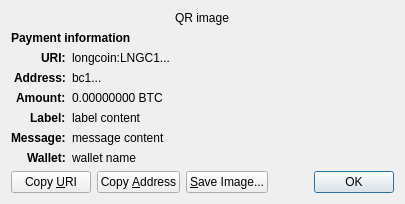
<?xml version="1.0" encoding="UTF-8"?>
<ui version="4.0">
 <class>ReceiveRequestDialog</class>
 <widget class="QDialog" name="ReceiveRequestDialog">
  <property name="geometry">
   <rect>
    <x>0</x>
    <y>0</y>
    <width>413</width>
    <height>229</height>
   </rect>
  </property>
  <property name="windowTitle">
   <string>Request payment to ...</string>
  </property>
  <layout class="QGridLayout" name="gridLayout" columnstretch="0,1">
   <property name="sizeConstraint">
    <enum>QLayout::SetFixedSize</enum>
   </property>
   <item row="0" column="0" colspan="2" alignment="Qt::AlignHCenter">
    <widget class="QRImageWidget" name="qr_code">
     <property name="text">
      <string notr="true">QR image</string>
     </property>
     <property name="textInteractionFlags">
      <set>Qt::NoTextInteraction</set>
     </property>
    </widget>
   </item>
   <item row="1" column="0" colspan="2">
    <widget class="QLabel" name="payment_header">
     <property name="font">
      <font>
       <weight>75</weight>
       <bold>true</bold>
      </font>
     </property>
     <property name="text">
      <string>Payment information</string>
     </property>
     <property name="textInteractionFlags">
      <set>Qt::NoTextInteraction</set>
     </property>
    </widget>
   </item>
   <item row="2" column="0" alignment="Qt::AlignRight|Qt::AlignTop">
    <widget class="QLabel" name="uri_tag">
     <property name="font">
      <font>
       <weight>75</weight>
       <bold>true</bold>
      </font>
     </property>
     <property name="text">
      <string notr="true">URI:</string>
     </property>
     <property name="textFormat">
      <enum>Qt::PlainText</enum>
     </property>
     <property name="textInteractionFlags">
      <set>Qt::NoTextInteraction</set>
     </property>
    </widget>
   </item>
   <item row="2" column="1" alignment="Qt::AlignTop">
    <widget class="QLabel" name="uri_content">
     <property name="text">
      <string notr="true">longcoin:LNGC1...</string>
     </property>
     <property name="textFormat">
      <enum>Qt::RichText</enum>
     </property>
     <property name="wordWrap">
      <bool>true</bool>
     </property>
     <property name="textInteractionFlags">
      <set>Qt::TextSelectableByMouse</set>
     </property>
    </widget>
   </item>
   <item row="3" column="0" alignment="Qt::AlignRight|Qt::AlignTop">
    <widget class="QLabel" name="address_tag">
     <property name="font">
      <font>
       <weight>75</weight>
       <bold>true</bold>
      </font>
     </property>
     <property name="text">
      <string>Address:</string>
     </property>
     <property name="textInteractionFlags">
      <set>Qt::NoTextInteraction</set>
     </property>
    </widget>
   </item>
   <item row="3" column="1" alignment="Qt::AlignTop">
    <widget class="QLabel" name="address_content">
     <property name="text">
      <string notr="true">bc1...</string>
     </property>
     <property name="textFormat">
      <enum>Qt::PlainText</enum>
     </property>
     <property name="textInteractionFlags">
      <set>Qt::TextSelectableByMouse</set>
     </property>
    </widget>
   </item>
   <item row="4" column="0" alignment="Qt::AlignRight|Qt::AlignTop">
    <widget class="QLabel" name="amount_tag">
     <property name="font">
      <font>
       <weight>75</weight>
       <bold>true</bold>
      </font>
     </property>
     <property name="text">
      <string>Amount:</string>
     </property>
     <property name="textInteractionFlags">
      <set>Qt::NoTextInteraction</set>
     </property>
    </widget>
   </item>
   <item row="4" column="1" alignment="Qt::AlignTop">
    <widget class="QLabel" name="amount_content">
     <property name="text">
      <string notr="true">0.00000000 BTC</string>
     </property>
     <property name="textFormat">
      <enum>Qt::PlainText</enum>
     </property>
     <property name="textInteractionFlags">
      <set>Qt::TextSelectableByMouse</set>
     </property>
    </widget>
   </item>
   <item row="5" column="0" alignment="Qt::AlignRight|Qt::AlignTop">
    <widget class="QLabel" name="label_tag">
     <property name="font">
      <font>
       <weight>75</weight>
       <bold>true</bold>
      </font>
     </property>
     <property name="text">
      <string>Label:</string>
     </property>
     <property name="textInteractionFlags">
      <set>Qt::NoTextInteraction</set>
     </property>
    </widget>
   </item>
   <item row="5" column="1" alignment="Qt::AlignTop">
    <widget class="QLabel" name="label_content">
     <property name="text">
      <string notr="true">label content</string>
     </property>
     <property name="textFormat">
      <enum>Qt::PlainText</enum>
     </property>
     <property name="wordWrap">
      <bool>true</bool>
     </property>
     <property name="textInteractionFlags">
      <set>Qt::TextSelectableByMouse</set>
     </property>
    </widget>
   </item>
   <item row="6" column="0" alignment="Qt::AlignRight|Qt::AlignTop">
    <widget class="QLabel" name="message_tag">
     <property name="font">
      <font>
       <weight>75</weight>
       <bold>true</bold>
      </font>
     </property>
     <property name="text">
      <string>Message:</string>
     </property>
     <property name="textInteractionFlags">
      <set>Qt::NoTextInteraction</set>
     </property>
    </widget>
   </item>
   <item row="6" column="1" alignment="Qt::AlignTop">
    <widget class="QLabel" name="message_content">
     <property name="text">
      <string notr="true">message content</string>
     </property>
     <property name="textFormat">
      <enum>Qt::PlainText</enum>
     </property>
     <property name="wordWrap">
      <bool>true</bool>
     </property>
     <property name="textInteractionFlags">
      <set>Qt::TextSelectableByMouse</set>
     </property>
    </widget>
   </item>
   <item row="7" column="0" alignment="Qt::AlignRight|Qt::AlignTop">
    <widget class="QLabel" name="wallet_tag">
     <property name="font">
      <font>
       <weight>75</weight>
       <bold>true</bold>
      </font>
     </property>
     <property name="text">
      <string>Wallet:</string>
     </property>
     <property name="textInteractionFlags">
      <set>Qt::NoTextInteraction</set>
     </property>
    </widget>
   </item>
   <item row="7" column="1" alignment="Qt::AlignTop">
    <widget class="QLabel" name="wallet_content">
     <property name="text">
      <string notr="true">wallet name</string>
     </property>
     <property name="textFormat">
      <enum>Qt::PlainText</enum>
     </property>
     <property name="wordWrap">
      <bool>true</bool>
     </property>
     <property name="textInteractionFlags">
      <set>Qt::TextSelectableByMouse</set>
     </property>
    </widget>
   </item>
   <item row="8" column="0" colspan="2">
    <layout class="QHBoxLayout" name="horizontalLayout">
     <item>
      <widget class="QPushButton" name="btnCopyURI">
       <property name="text">
        <string>Copy &amp;URI</string>
       </property>
       <property name="autoDefault">
        <bool>false</bool>
       </property>
      </widget>
     </item>
     <item>
      <widget class="QPushButton" name="btnCopyAddress">
       <property name="text">
        <string>Copy &amp;Address</string>
       </property>
       <property name="autoDefault">
        <bool>false</bool>
       </property>
      </widget>
     </item>
     <item>
      <widget class="QPushButton" name="btnSaveAs">
       <property name="text">
        <string>&amp;Save Image...</string>
       </property>
       <property name="autoDefault">
        <bool>false</bool>
       </property>
      </widget>
     </item>
     <item>
      <spacer name="horizontalSpacer_2">
       <property name="orientation">
        <enum>Qt::Horizontal</enum>
       </property>
       <property name="sizeHint" stdset="0">
        <size>
         <width>40</width>
         <height>20</height>
        </size>
       </property>
      </spacer>
     </item>
     <item>
      <widget class="QDialogButtonBox" name="buttonBox">
       <property name="focusPolicy">
        <enum>Qt::StrongFocus</enum>
       </property>
       <property name="standardButtons">
        <set>QDialogButtonBox::Ok</set>
       </property>
      </widget>
     </item>
    </layout>
   </item>
  </layout>
 </widget>
 <customwidgets>
  <customwidget>
   <class>QRImageWidget</class>
   <extends>QLabel</extends>
   <header>qt/qrimagewidget.h</header>
  </customwidget>
 </customwidgets>
 <tabstops>
  <tabstop>buttonBox</tabstop>
  <tabstop>btnCopyURI</tabstop>
  <tabstop>btnCopyAddress</tabstop>
  <tabstop>btnSaveAs</tabstop>
 </tabstops>
 <resources/>
 <connections>
  <connection>
   <sender>buttonBox</sender>
   <signal>accepted()</signal>
   <receiver>ReceiveRequestDialog</receiver>
   <slot>accept()</slot>
   <hints>
    <hint type="sourcelabel">
     <x>135</x>
     <y>230</y>
    </hint>
    <hint type="destinationlabel">
     <x>135</x>
     <y>126</y>
    </hint>
   </hints>
  </connection>
 </connections>
</ui>
